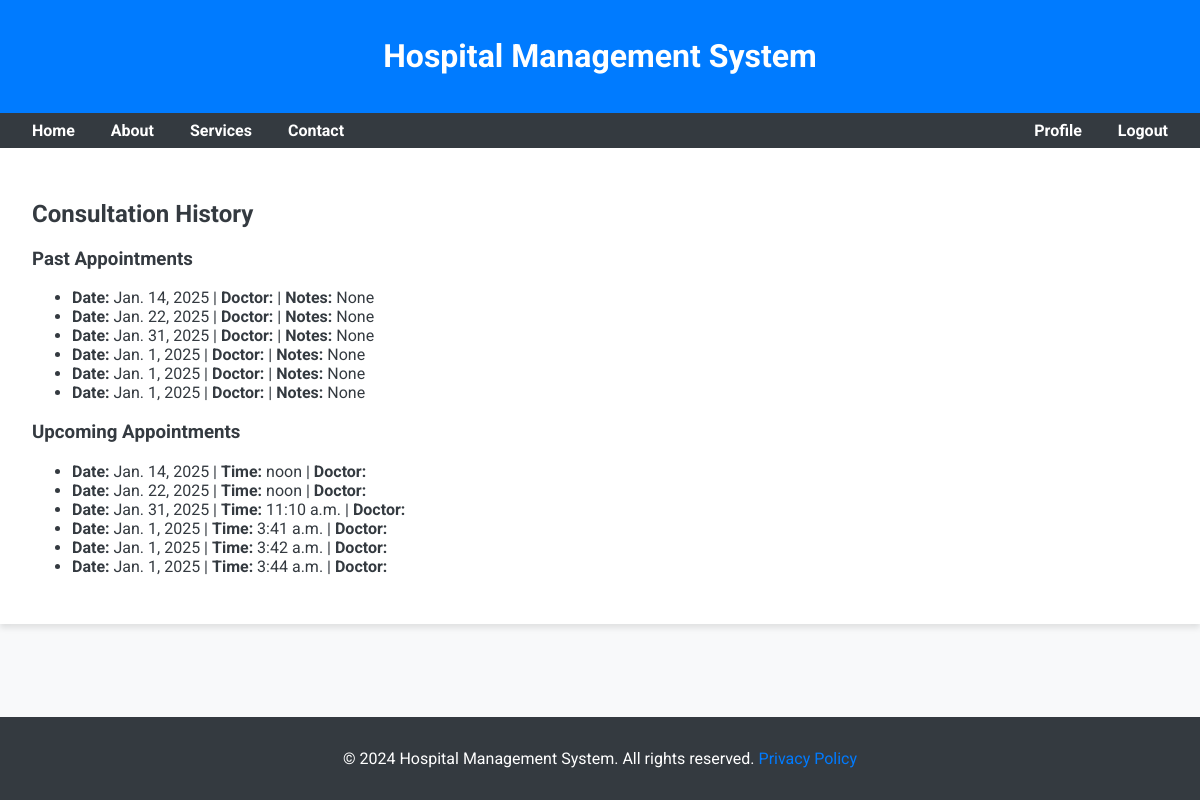
The app's page /appointments/history/ (signed in), older data.
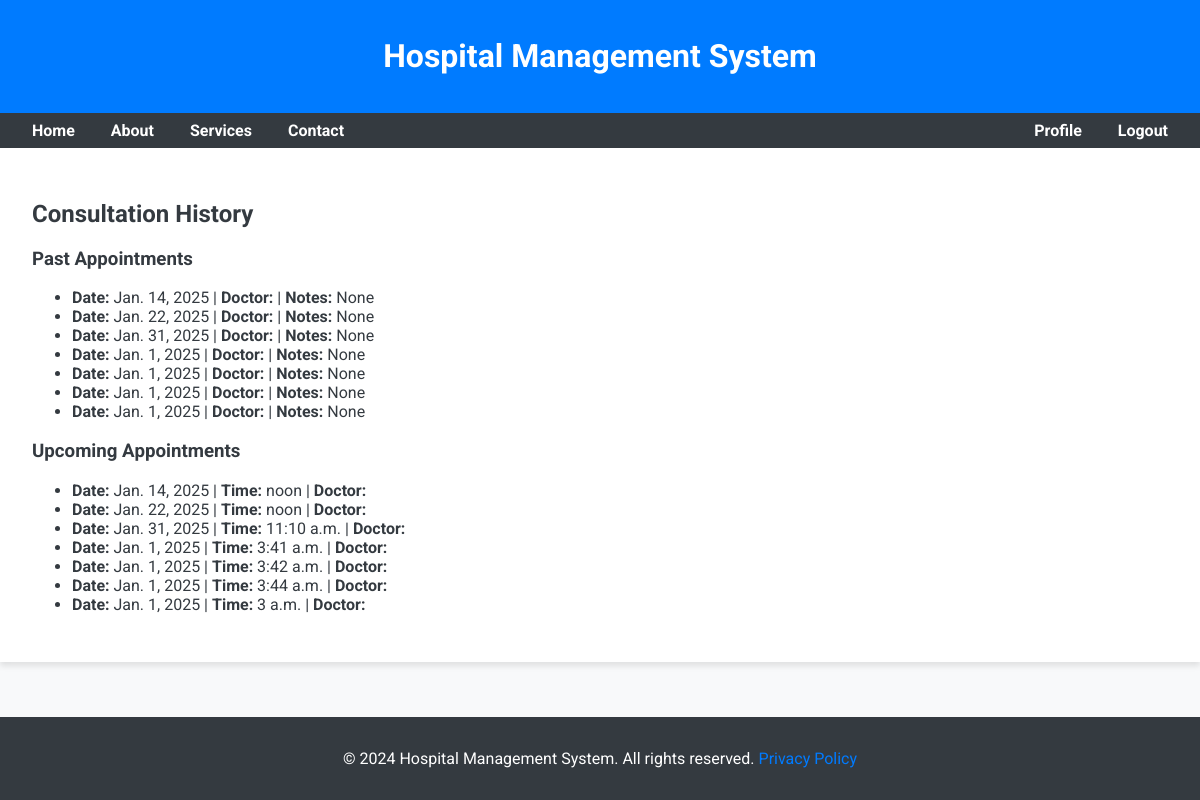
The same page, newer data.
### appointments/models.py (models this page shows, shortened)
class Appointment(models.Model):
    CONSULTATION_TYPE_CHOICES = [
        ('Physical', 'Physical'),
        ('Virtual', 'Virtual'),
    ]
    STATUS_CHOICES = [
        ('Scheduled', 'Scheduled'),
        ('Cancelled', 'Cancelled'),
        ('Rescheduled', 'Rescheduled'),
    ]
    patient = models.ForeignKey(Patient, on_delete=models.CASCADE, related_name='appointment_patient')
    doctor = models.ForeignKey(Staff, on_delete=models.CASCADE, limit_choices_to={'role': 'doctor'})
    date = models.DateField()
    time = models.TimeField()
    reason = models.TextField()
    is_confirmed = models.BooleanField(default=False)
    consultation_type = models.CharField(max_length=50, choices=CONSULTATION_TYPE_CHOICES, default='Physical')
    status = models.CharField(max_length=20, choices=STATUS_CHOICES, default='Scheduled')
    reschedule_request_date = models.DateField(null=True, blank=True)
    reschedule_request_time = models.TimeField(null=True, blank=True)

### appointments/views.py (the view)
# urls.py: path('history/', consultation_history, name='consultation_history'),
@login_required
def consultation_history(request):
    past_appointments = Appointment.objects.filter(patient=request.user.Patient, date__lt=today)
    upcoming_appointments = Appointment.objects.filter(patient=request.user.Patient, date__lt=today)
    return render(request, 'appointments/consultation_history.html', {
        'past_appointments': past_appointments,
        'upcoming_appointments': upcoming_appointments,
    })

### Templates/appointments/consultation_history.html
{% extends "patients/base.html" %}
{% block content %}
<div class="container my-5">
    <h2 class="text-center text-primary mb-4">Consultation History</h2>
    <h3 class="text-secondary">Past Appointments</h3>
    {% if past_appointments.exists %}
        <ul class="list-group mb-4">
            {% for appointment in past_appointments %}
            <li class="list-group-item">
                <strong>Date:</strong> {{ appointment.date }}
                | <strong>Doctor:</strong> {{ appointment.doctor_name }}
                | <strong>Notes:</strong> {{ appointment.notes|default:"None" }}
            </li>
            {% endfor %}
        </ul>
    {% else %}
        <div class="alert alert-warning" role="alert">No past appointments available.</div>
    {% endif %}
    <h3 class="text-secondary">Upcoming Appointments</h3>
    {% if upcoming_appointments.exists %}
        <ul class="list-group">
            {% for appointment in upcoming_appointments %}
            <li class="list-group-item">
                <strong>Date:</strong> {{ appointment.date }}
                | <strong>Time:</strong> {{ appointment.time }}
                | <strong>Doctor:</strong> {{ appointment.doctor_name }}
            </li>
            {% endfor %}
        </ul>
    {% else %}
        <div class="alert alert-warning" role="alert">No upcoming appointments scheduled.</div>
    {% endif %}
</div>
{% endblock %}

Row changes from the older to the newer data that the page shows:
added Appointment: date "Jan. 1, 2025", notes "None", time "3 a.m."
